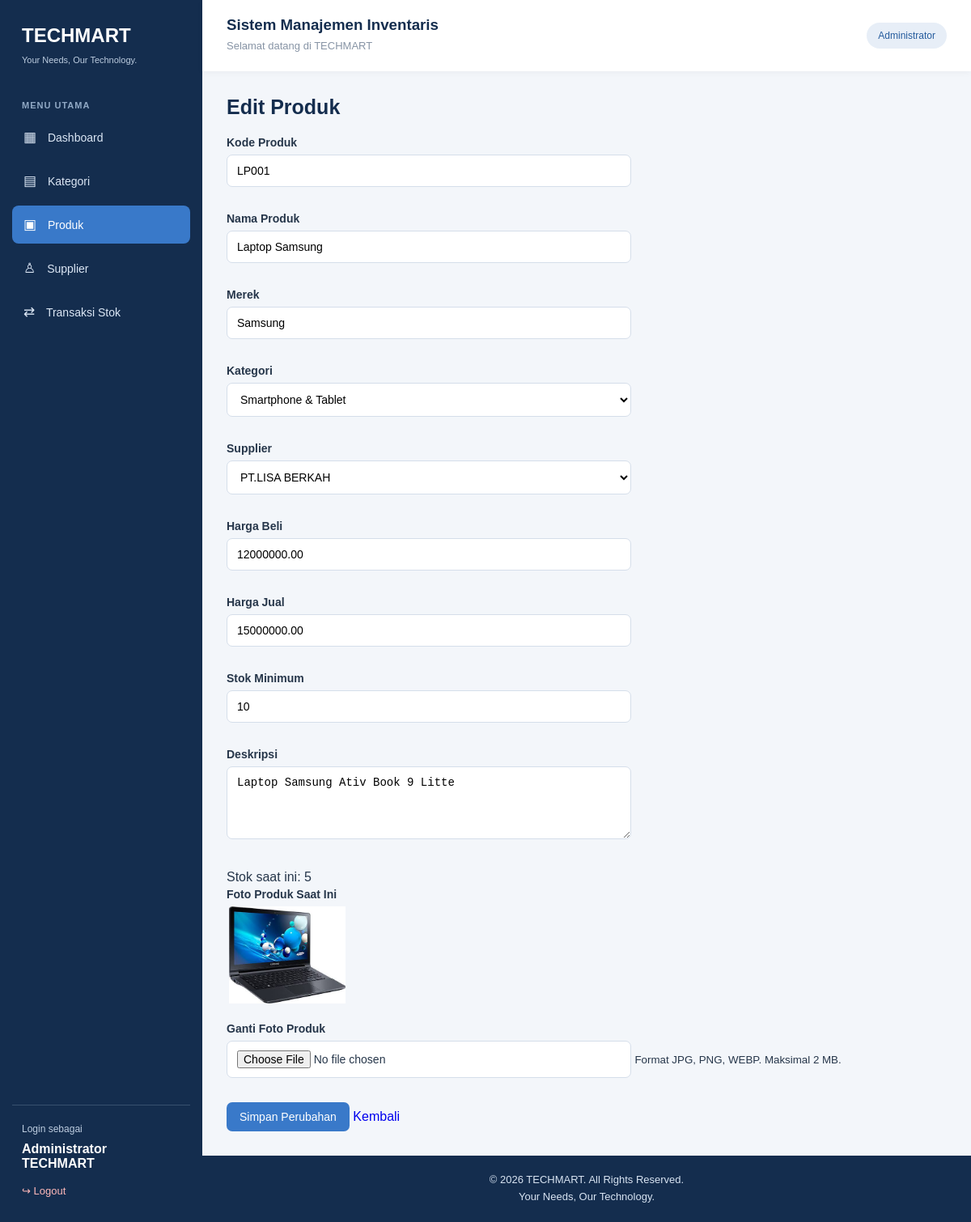
/modul/barang/edit.php?id=4 (signed in), run on the app's committed database.
### tables this page shows
CREATE TABLE `barang` (
  `id` int(11) NOT NULL,
  `kode_barang` varchar(30) NOT NULL,
  `nama_barang` varchar(150) NOT NULL,
  `merek` varchar(100) DEFAULT NULL,
  `kategori_id` int(11) NOT NULL,
  `supplier_id` int(11) DEFAULT NULL,
  `harga_beli` decimal(15,2) NOT NULL DEFAULT 0.00,
  `harga_jual` decimal(15,2) NOT NULL DEFAULT 0.00,
  `stok` int(11) NOT NULL DEFAULT 0,
  `stok_minimum` int(11) NOT NULL DEFAULT 0,
  `deskripsi` text DEFAULT NULL,
  `gambar` varchar(255) DEFAULT NULL,
  `created_at` timestamp NOT NULL DEFAULT current_timestamp(),
  `updated_at` timestamp NOT NULL DEFAULT current_timestamp() ON UPDATE current_timestamp()
);

CREATE TABLE `kategori` (
  `id` int(11) NOT NULL,
  `kode_kategori` varchar(20) NOT NULL,
  `nama_kategori` varchar(100) NOT NULL,
  `deskripsi` text DEFAULT NULL,
  `created_at` timestamp NOT NULL DEFAULT current_timestamp()
);

CREATE TABLE `supplier` (
  `id` int(11) NOT NULL,
  `kode_supplier` varchar(20) NOT NULL,
  `nama_supplier` varchar(150) NOT NULL,
  `telepon` varchar(20) DEFAULT NULL,
  `email` varchar(100) DEFAULT NULL,
  `alamat` text DEFAULT NULL,
  `created_at` timestamp NOT NULL DEFAULT current_timestamp()
);

### modul/barang/edit.php (the view, shortened to what this page needs)
<?php
$db = getDB();
$id = $_GET['id'] ?? null;
$stmt = $db->prepare("SELECT * FROM barang WHERE id = ?");
$stmt->execute([$id]);
$barang = $stmt->fetch();
$kategori = $db->query(
    "SELECT * FROM kategori ORDER BY nama_kategori"
)->fetchAll();
$supplier = $db->query(
    "SELECT * FROM supplier ORDER BY nama_supplier"
)->fetchAll();
require_once '../../layout/header.php';
?>
<h2>Edit Produk</h2>
<form method="POST" enctype="multipart/form-data">
    <label>Kode Produk</label><br>
    <input type="text" name="kode_barang"
        value="<?= htmlspecialchars($barang['kode_barang']) ?>" required><br><br>
    <label>Nama Produk</label><br>
    <input type="text" name="nama_barang"
        value="<?= htmlspecialchars($barang['nama_barang']) ?>" required><br><br>
    <label>Merek</label><br>
    <input type="text" name="merek"
        value="<?= htmlspecialchars($barang['merek'] ?? '') ?>"><br><br>
    <label>Kategori</label><br>
    <select name="kategori_id" required>
        <?php foreach ($kategori as $k): ?>
            <option value="<?= $k['id'] ?>"
                <?= $barang['kategori_id'] == $k['id'] ? 'selected' : '' ?>>
                <?= htmlspecialchars($k['nama_kategori']) ?>
            </option>
        <?php endforeach; ?>
    </select><br><br>
    <label>Supplier</label><br>
    <select name="supplier_id">
        <?php foreach ($supplier as $s): ?>
            <option value="<?= $s['id'] ?>"
                <?= $barang['supplier_id'] == $s['id'] ? 'selected' : '' ?>>
                <?= htmlspecialchars($s['nama_supplier']) ?>
            </option>
        <?php endforeach; ?>
    </select><br><br>
    <label>Harga Beli</label><br>
    <input type="number" name="harga_beli" min="0" step="0.01"
        value="<?= htmlspecialchars($barang['harga_beli']) ?>" required><br><br>
    <label>Harga Jual</label><br>
    <input type="number" name="harga_jual" min="0" step="0.01"
        value="<?= htmlspecialchars($barang['harga_jual']) ?>" required><br><br>
    <label>Stok Minimum</label><br>
    <input type="number" name="stok_minimum" min="0"
        value="<?= htmlspecialchars($barang['stok_minimum']) ?>" required><br><br>
    <label>Deskripsi</label><br>
    <textarea name="deskripsi"><?= htmlspecialchars($barang['deskripsi'] ?? '') ?></textarea><br><br>
    <p>Stok saat ini: <?= htmlspecialchars($barang['stok']) ?></p>
    <label>Foto Produk Saat Ini</label><br>
    <?php if (!empty($barang['gambar'])): ?>
        <img src="../../<?= htmlspecialchars($barang['gambar']) ?>"
             alt="Foto produk"
             style="width:150px; height:120px; object-fit:contain;"><br><br>
    <?php else: ?>
        <p>Belum ada foto produk.</p>
    <?php endif; ?>
    <label>Ganti Foto Produk</label><br>
    <input type="file" name="gambar"
        accept=".jpg,.jpeg,.png,.webp">
    <small>Format JPG, PNG, WEBP. Maksimal 2 MB.</small><br><br>
    <button type="submit">Simpan Perubahan</button>
    <a href="index.php">Kembali</a>
</form>
<?php require_once '../../layout/footer.php'; ?>

### assets/css/style.css (style rules this page uses)
* { margin: 0; padding: 0; box-sizing: border-box; }
html, body { width: 100%; min-height: 100%; }
body { font-family: Arial, Helvetica, sans-serif; background: #f3f6fa; color: #26364a; overflow-x: hidden; }
a { text-decoration: none; }
main h1, main h2, main h3 { color: #142d4e; }
main h2 { font-size: 25px; margin-bottom: 20px; }
p { line-height: 1.6; }
button, .btn { background: #3979c9; color: white; border: none; padding: 10px 16px; border-radius: 7px; cursor: pointer; font-size: 14px; display: inline-block; }
form { margin-top: 15px; }
label { display: inline-block; margin-bottom: 7px; font-weight: 600; font-size: 14px; }
input, select, textarea { width: 100%; max-width: 500px; padding: 11px 12px; border: 1px solid #d5deea; border-radius: 7px; font-size: 14px; background: white; margin-bottom: 12px; outline: none; }
textarea { min-height: 90px; resize: vertical; }

### data on the page
barang: kode_barang "LP001", nama_barang "Laptop Samsung", merek "Samsung", kategori_id "Smartphone & Tablet", supplier_id "PT.LISA BERKAH", harga_beli "12000000.00", harga_jual "15000000.00", stok_minimum "10", deskripsi "Laptop Samsung Ativ Book 9 Litte", stok "5", gambar (picture)

### other printed values
$_SESSION['nama'] "Administrator TECHMART"
